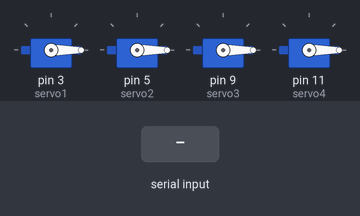
Simulated run of this sketch. Board: Arduino Uno, built with avr-gcc and run on an emulated ATmega328P. Shown: 4 × servo. The test bench sets the inputs (shaded band).

Above: at 1.2 s.
1.3 s: "90,45,200\n" received over Serial
At 2.7 s:
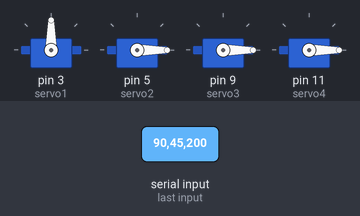
3.0 s: "+" received over Serial
At 3.6 s:
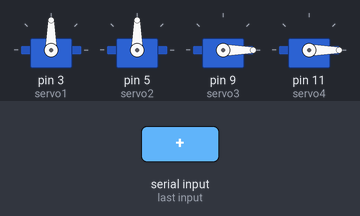
At 5.2 s:
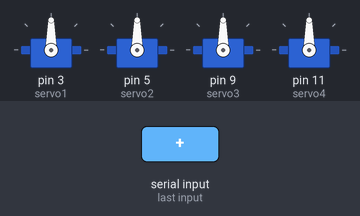
Timing chart, 0 to 6.7 s (numbered marks = the images above; inputs shaded):
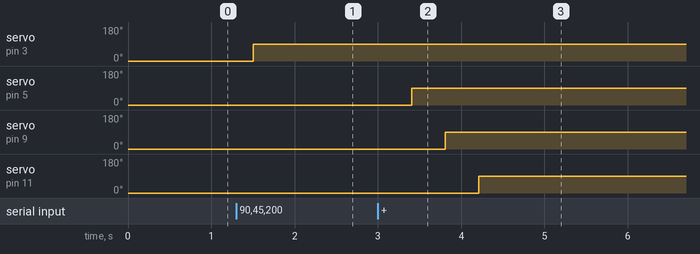

The sketch:

sketch_oct23a.ino
```cpp
#include <Arduino.h>
#include <Servo.h>
char inChar;
String inString = "", a1 = "" , a2 = "", a3 = "", a4 = "";
int flag = 1;
Servo servo1;
Servo servo2;
Servo servo3;
Servo servo4;
void setup()
{
  Serial.begin(9600);
}
void loop()
{
  while (Serial.available() > 0) {
    inChar = Serial.read();
    inString += inChar;
  }
  for(int i = 0; i < inString.length(); i++)
  {
    if (inString[i] == '+')
    {
      flag += 1;
      continue;
    }
    switch (flag)
    {
    case 1:
      a1 += inString[i];
      break;
    case 2:
      a2 += inString[i];
      break;
    case 3:
      a3 += inString[i];
      break;
    case 4:
      a4 += inString[i];
      break;
    }
  }

  int angle1 = a1.toInt();
  int angle2 = a2.toInt();
  int angle3 = a3.toInt();
  int angle4 = a4.toInt();

  servo1.attach(3);
  servo1.write(angle1);
  delay(100);
  servo2.attach(5);
  servo2.write(angle2);
  delay(100);
  servo3.attach(9);
  servo3.write(angle3);
  delay(100);
  servo4.attach(11);
  servo4.write(angle4);

}
```

Measured:
- after the input at 1.3 s, servo on pin 3 (servo1): 0° → 90° after 0.20 s
- after the input at 3.0 s, servo on pin 5 (servo2): 0° → 90° after 0.41 s; servo on pin 9 (servo3): 0° → 90° after 0.81 s; servo on pin 11 (servo4): 0° → 90° after 1.2 s
